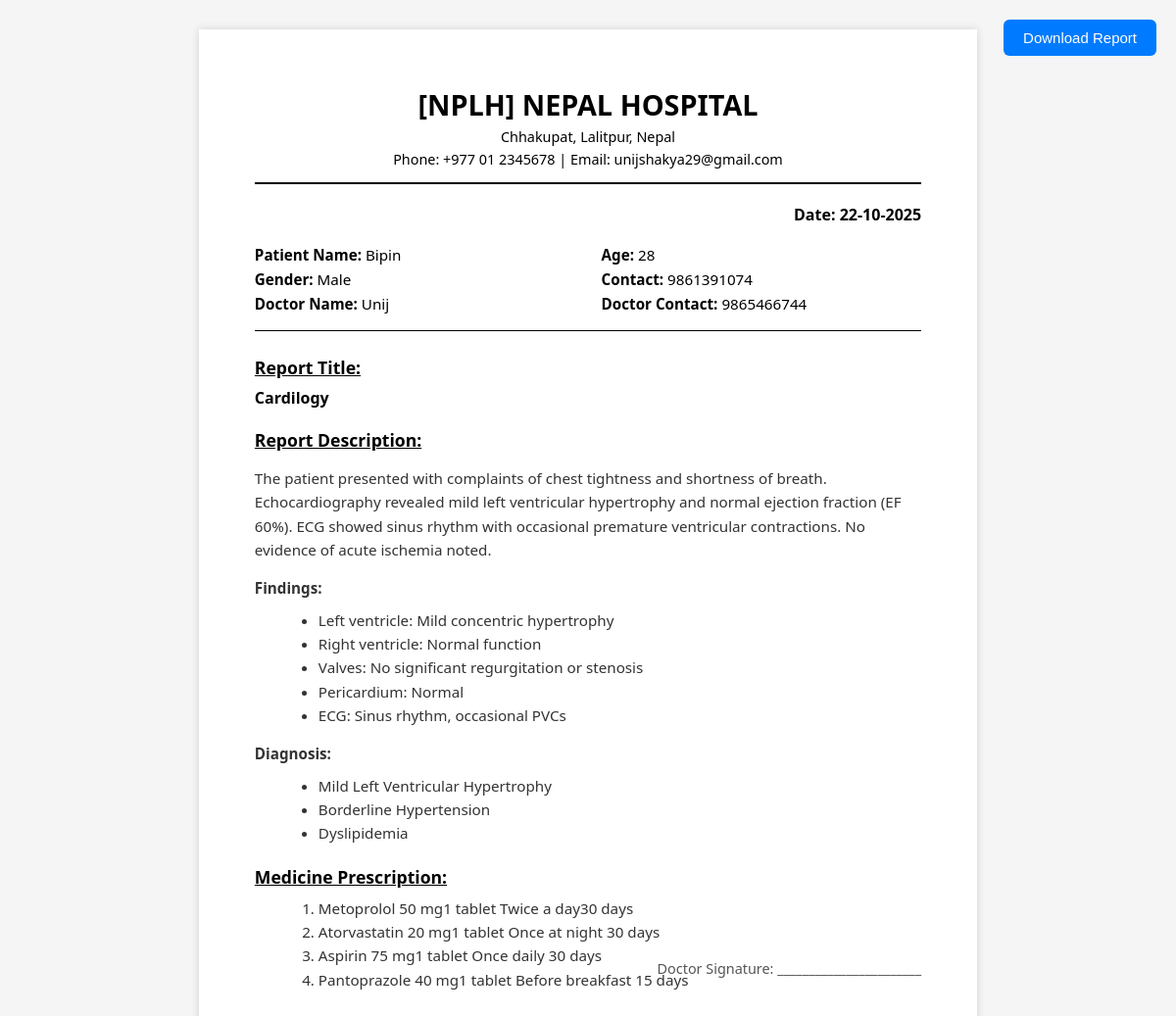
Page /Admin/view_report.php?report_id=9 on the committed database.
### tables this page shows
CREATE TABLE `patient_reports` (
  `id` int(11) NOT NULL,
  `report_date` date NOT NULL,
  `patient_id` int(11) NOT NULL,
  `doctor_id` int(11) NOT NULL,
  `patient_name` varchar(150) NOT NULL,
  `age` int(3) DEFAULT NULL,
  `DOB` date NOT NULL,
  `gender` varchar(255) NOT NULL,
  `contact` varchar(20) DEFAULT NULL,
  `address` varchar(255) DEFAULT NULL,
  `blood_group` varchar(10) DEFAULT NULL,
  `doctor_name` varchar(150) NOT NULL,
  `doctor_contact` varchar(20) DEFAULT NULL,
  `report_title` varchar(255) NOT NULL,
  `report_description` text DEFAULT NULL,
  `medicine_prescription` text DEFAULT NULL,
  `report_file` varchar(255) DEFAULT NULL,
  `created_at` timestamp NOT NULL DEFAULT current_timestamp()
);

CREATE TABLE `patients` (
  `id` int(11) NOT NULL,
  `doctor_id` int(11) DEFAULT NULL,
  `patient_name` varchar(100) NOT NULL,
  `email` varchar(100) NOT NULL,
  `password` varchar(255) NOT NULL,
  `contact_no` varchar(20) DEFAULT NULL,
  `age` int(3) DEFAULT NULL,
  `gender` enum('Male','Female','Other') DEFAULT 'Male',
  `reset_token` varchar(255) DEFAULT NULL,
  `reset_expiry` datetime DEFAULT NULL,
  `created_at` timestamp NOT NULL DEFAULT current_timestamp()
);

CREATE TABLE `doctors` (
  `id` int(11) NOT NULL,
  `specialization_id` int(11) NOT NULL,
  `department_id` int(11) NOT NULL,
  `doctor_name` varchar(150) NOT NULL,
  `clinic_address` varchar(255) NOT NULL,
  `consultancy_fees` decimal(10,2) NOT NULL,
  `contact_no` varchar(20) NOT NULL,
  `email` varchar(100) NOT NULL,
  `password` varchar(255) NOT NULL,
  `created_at` timestamp NOT NULL DEFAULT current_timestamp(),
  `reset_token` varchar(255) DEFAULT NULL,
  `reset_expiry` datetime DEFAULT NULL
);

### Admin/view_report.php (the view, shortened to what this page needs)
<?php
require '../db.php';
$report_id = intval($_GET['report_id'] ?? 0);
$stmt = $con->prepare("
    SELECT r.id, r.patient_id, r.doctor_id, r.report_title, r.report_description,
           r.medicine_prescription, r.report_file, r.report_date,
           p.patient_name, p.age, p.gender, p.contact_no AS patient_contact,
           d.doctor_name, d.contact_no AS doctor_contact
    FROM patient_reports r
    JOIN patients p ON r.patient_id = p.id
    JOIN doctors d ON r.doctor_id = d.id
    WHERE r.id = ?
");
$stmt->bind_param("i", $report_id);
$stmt->execute();
$report = $stmt->get_result()->fetch_assoc();
?>
<!DOCTYPE html>
<html lang="en">
<head>
<link href="../Admin/assets/quill/quill.snow.css" rel="stylesheet">
</head>
<body>
<button class="export-btn" id="downloadPDF">Download Report</button>
<div class="a4-container" id="reportContent">
    <div class="header">
        <h1>[NPLH] Nepal Hospital</h1>
        <p>Chhakupat, Lalitpur, Nepal</p>
        <p>Phone: +977 01 2345678 | Email: unijshakya29@gmail.com</p>
    </div>
    <div class="report-date">
        Date: <?= !empty($report['report_date']) ? date('d-m-Y', strtotime($report['report_date'])) : '-' ?>
    </div>
    <div class="personal-details">
        <div class="row">
            <span><strong>Patient Name:</strong> <?= htmlspecialchars($report['patient_name']) ?></span>
            <span><strong>Age:</strong> <?= htmlspecialchars($report['age']) ?></span>
        </div>
        <div class="row">
            <span><strong>Gender:</strong> <?= htmlspecialchars($report['gender'] ?? '-') ?></span>
            <span><strong>Contact:</strong> <?= htmlspecialchars($report['patient_contact'] ?? '-') ?></span>
        </div>
        <div class="row">
            <span><strong>Doctor Name:</strong> <?= htmlspecialchars($report['doctor_name'] ?? '-') ?></span>
            <span><strong>Doctor Contact:</strong> <?= htmlspecialchars($report['doctor_contact'] ?? '-') ?></span>
        </div>
    </div>
    <div class="section-title">Report Title:</div>
    <div style="font-weight:600; font-size:1rem; margin-bottom:10px;">
        <?= htmlspecialchars($report['report_title']) ?>
    </div>
    <div class="section-title">Report Description:</div>
    <div class="report-description">
        <?= $report['report_description'] ?>
    </div>
    <?php if (!empty($report['medicine_prescription'])): ?>
    <div class="section-title">Medicine Prescription:</div>
    <div class="medicine-prescription">
        <?= $report['medicine_prescription'] ?>
    </div>
    <?php endif; ?>
    <div class="footer">
        <p>Doctor Signature: _______________________</p>
    </div>
</div>
</body>
</html>

### Admin/view_report.php (style rules this page uses)
body { font-family: 'Segoe UI', sans-serif; background: #f5f5f5; padding: 30px 0; margin: 0; text-align: center; }
.a4-container { width: 210mm; min-height: 280mm; background: #fff; margin: 0 auto; padding: 15mm; box-shadow: 0 0 8px rgba(0,0,0,0.15); box-sizing: border-box; position: relative; text-align: left; overflow: hidden; }
.header { text-align: center; border-bottom: 2px solid #000; padding-bottom: 10px; margin-bottom: 20px; }
.header h1 { margin: 0; font-size: 1.8rem; text-transform: uppercase; }
.header p { margin: 4px 0; font-size: 0.9rem; }
.report-date { text-align: right; font-weight: bold; margin-bottom: 20px; }
.personal-details { width: 100%; margin-bottom: 25px; border-bottom: 1px solid #000; padding-bottom: 12px; font-size: 0.95rem; }
.personal-details .row { display: flex; justify-content: space-between; margin-bottom: 5px; flex-wrap: wrap; }
.personal-details .row span { width: 48%; }
.section-title { font-weight: bold; font-size: 1.1rem; margin-top: 20px; margin-bottom: 8px; text-decoration: underline; }
.report-description, .medicine-prescription { line-height: 1.6; font-size: 0.95rem; color: #333; }
.report-description p, .medicine-prescription p { margin-bottom: 8px; }
.report-description ul, .medicine-prescription ul { margin: 5px 0 5px 25px; }
.report-description ol, .medicine-prescription ol { margin: 5px 0 5px 25px; }
.footer { position: absolute; bottom: 20mm; left: 15mm; right: 15mm; text-align: right; font-size: 0.9rem; color: #555; }
.export-btn { position: fixed; top: 20px; right: 20px; background: #007bff; color: #fff; border: none; padding: 10px 20px; border-radius: 6px; cursor: pointer; font-size: 15px; z-index: 9999; transition: 0.3s; }

### rows in the picture
patient_reports: report_date "22-10-2025", patient.patient_name "Bipin", patient.age "28", patient.gender "Male", patient.contact_no "9861391074", doctor.doctor_name "Unij", doctor.contact_no "9865466744", report_title "Cardilogy", report_description "The patient presented with complaints of chest tightness and shortness of breath. Echocardiography revealed mild left ventricular hypertrophy and normal ejection fraction (EF 60%). ECG showed sinus rhythm with occasional premature ventricular contractions. No evidence of acute ischemia noted. Findings: Left ventricle: Mild concentric hypertrophy Right ventricle: Normal function Valves: No significant regurgitation or stenosis Pericardium: Normal ECG: Sinus rhythm, occasional PVCs Diagnosis: Mild Left Ventricular Hypertrophy Borderline Hypertension Dyslipidemia", medicine_prescription "Metoprolol 50 mg1 tablet Twice a day30 days Atorvastatin 20 mg1 tablet Once at night 30 days Aspirin 75 mg1 tablet Once daily 30 days Pantoprazole 40 mg1 tablet Before breakfast 15 days"
